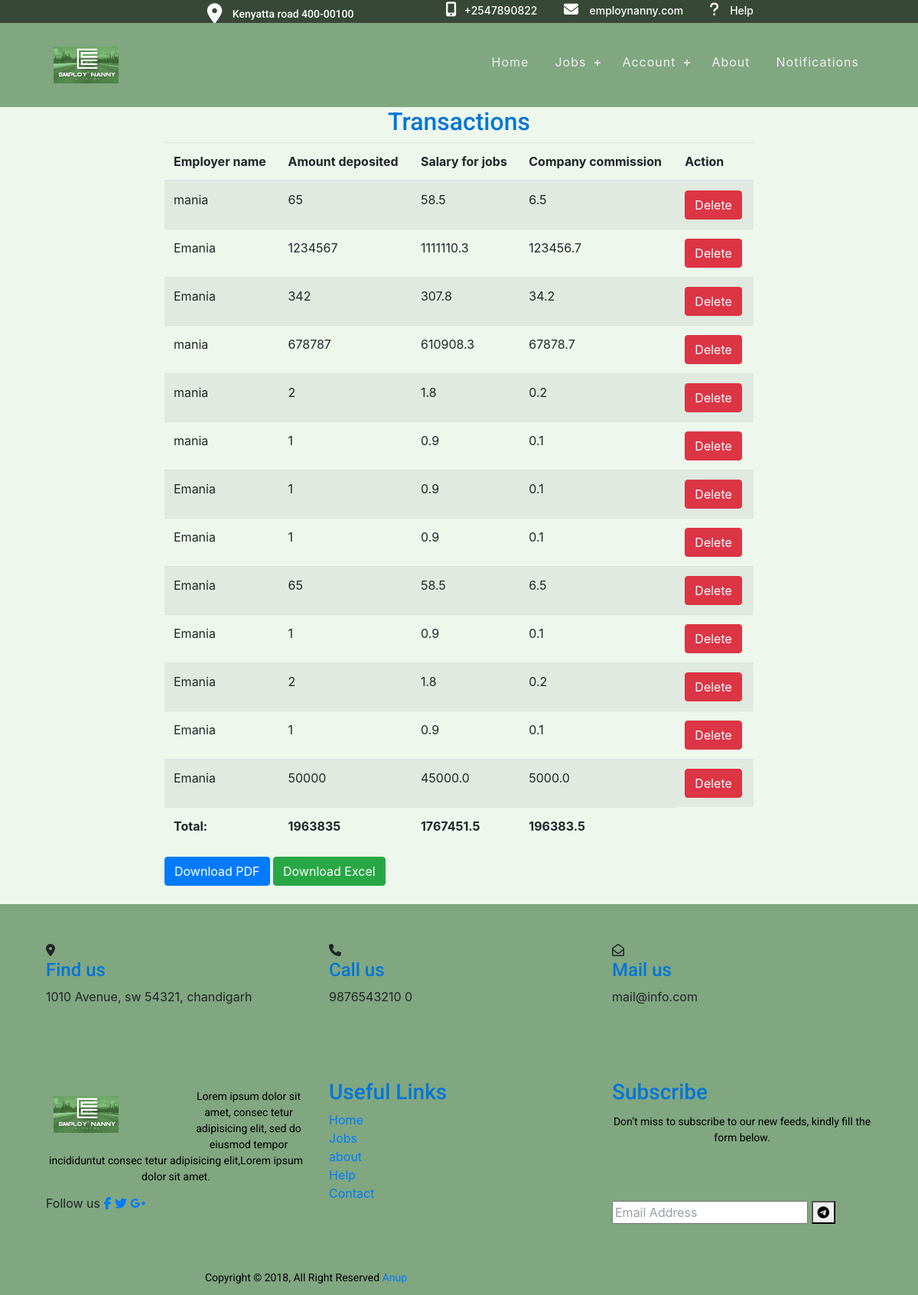
The app's page /reports/transaction_list/ with its own data.
### payment/models.py (models this page shows, shortened)
class Payment(models.Model):
    PAYMENT_STATUS_CHOICES = [
        ('pending', 'Pending'),
        ('success', 'Success'),
        ('failure', 'Failure'),
    ]
    user = models.ForeignKey(User, on_delete=models.CASCADE)
    phone_number = models.PositiveIntegerField()
    amount = models.IntegerField()
    timestamp = models.DateTimeField(auto_now_add=True)
    status = models.CharField(
        max_length=10, choices=PAYMENT_STATUS_CHOICES, default='pending')
    description = models.TextField()

### AdminReports/views.py (the view)
# urls.py: path('transaction_list/', views.transaction_list, name='transaction_list'),
def transaction_list(request):
    payments = Payment.objects.all()
    total_amount = payments.aggregate(Sum('amount'))['amount__sum']
    total_commission = round(total_amount * 0.1, 2)
    total_salary = round(total_amount*0.9, 2)
    for payment in payments:
        payment.company_commission = round(payment.amount * 0.1, 2)
        payment.salary = round(payment.amount - payment.company_commission, 2)
    context = {
        'payments': payments,
        'total_amount': total_amount,
        'total_commission': total_commission,
        'total_salary': total_salary
    }
    return render(request, 'admin/transaction_list.html', context)

### jobapp/templatetags/jobapp_tags.py (called while the page is built)
@register.filter(name='has_group')
def has_group(user, group_name):
    return user.groups.filter(name=group_name).exists()

### AdminReports/templates/admin/transaction_list.html
{% extends 'jobapp/base.html'%}
{% block content %}
<div class="container">
<h2 class="text-center">Transactions </h2>
  <table class="table table-striped table-hover">
    <thead>
      <tr>
        <th>Employer name</th>
        <th>Amount deposited</th>
        <th>Salary for jobs</th>
        <th>Company commission</th>
        <th>Action</th>
      </tr>
    </thead>
    <tbody>
      {% for payment in payments %}
      <tr>
        <td>{{ payment.user.username }}</td>
        <td>{{ payment.amount }}</td>
        <td>{{ payment.salary }}</td>
        <td>{{ payment.company_commission }}</td>
        <td><a href="{% url 'delete_transaction' payment.id %}" class="btn btn-danger">Delete</a></td>
      </tr>
      {% endfor %}
    </tbody>
    <tfoot>
      <tr>
        <td><strong>Total:</strong></td>
        <td><strong>{{ total_amount }}</strong></td>
        <td><strong>{{ total_salary }}</strong></td>
        <td><strong>{{ total_commission }}</strong></td>
      </tr>
    </tfoot>
  </table>
<a href="{% url 'generate-pdf' %}" class="btn btn-primary">Download PDF</a>
<a href="{% url 'export-excel' %}" class="btn btn-success">Download Excel</a>
</div>
{% endblock content %}

### static/css/base.css (style rules this page uses)
:root { --background-color: #ffffff; --text-color: #000000; }

### static/css/registration.css (style rules this page uses)
::placeholder { color: #969fa4; }

### static/css/header.css (style rules this page uses)
h1, h2, h3, h4, h5 { color: #0275d8; font-family: 'Roboto', sans-serif; }
a, a:hover, a:focus, a:active { text-decoration: none; outline: none; }
body { background-color: rgb(237, 247, 236); }

### static/css/nannyDetails.css (style rules this page uses)
.container { margin-right: auto; margin-left: auto; max-width: 800px; }

### records on screen
Payment: user.username "mania", amount "65", salary "58.5", company_commission "6.5"
Payment: user.username "Emania", amount "1234567", salary "1111110.3", company_commission "123456.7"
Payment: user.username "Emania", amount "342", salary "307.8", company_commission "34.2"
Payment: user.username "mania", amount "678787", salary "610908.3", company_commission "67878.7"
Payment: user.username "mania", amount "2", salary "1.8", company_commission "0.2"
Payment: user.username "mania", amount "1", salary "0.9", company_commission "0.1"
Payment: user.username "Emania", amount "1", salary "0.9", company_commission "0.1"
Payment: user.username "Emania", amount "1", salary "0.9", company_commission "0.1"
Payment: user.username "Emania", amount "65", salary "58.5", company_commission "6.5"
Payment: user.username "Emania", amount "1", salary "0.9", company_commission "0.1"
Payment: user.username "Emania", amount "2", salary "1.8", company_commission "0.2"
Payment: user.username "Emania", amount "1", salary "0.9", company_commission "0.1"
Payment: user.username "Emania", amount "50000", salary "45000.0", company_commission "5000.0"

### other values on screen
{{ total_amount }} "1963835"
{{ total_salary }} "1767451.5"
{{ total_commission }} "196383.5"
